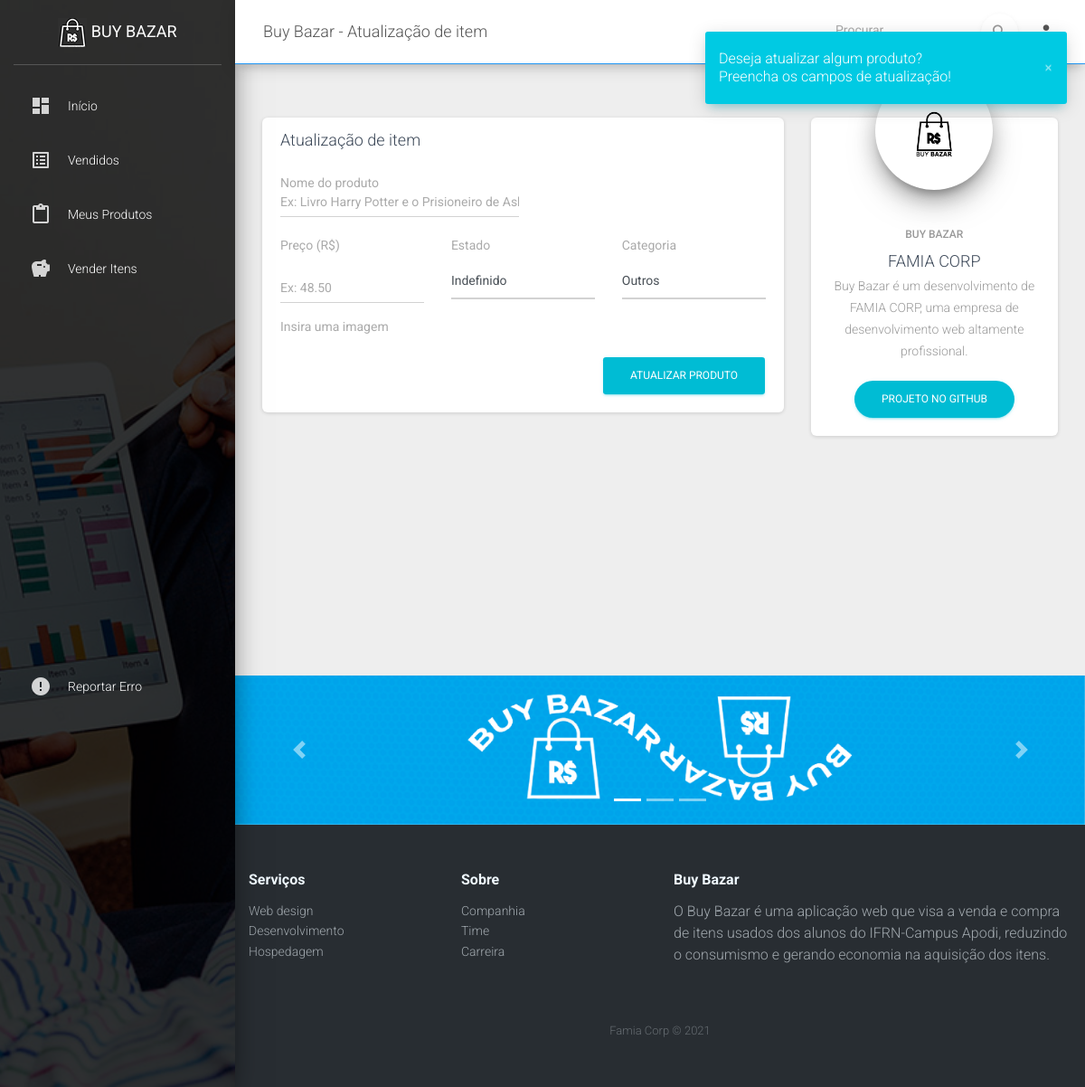
Page /atualizar-produto/56/ on the earlier database version.
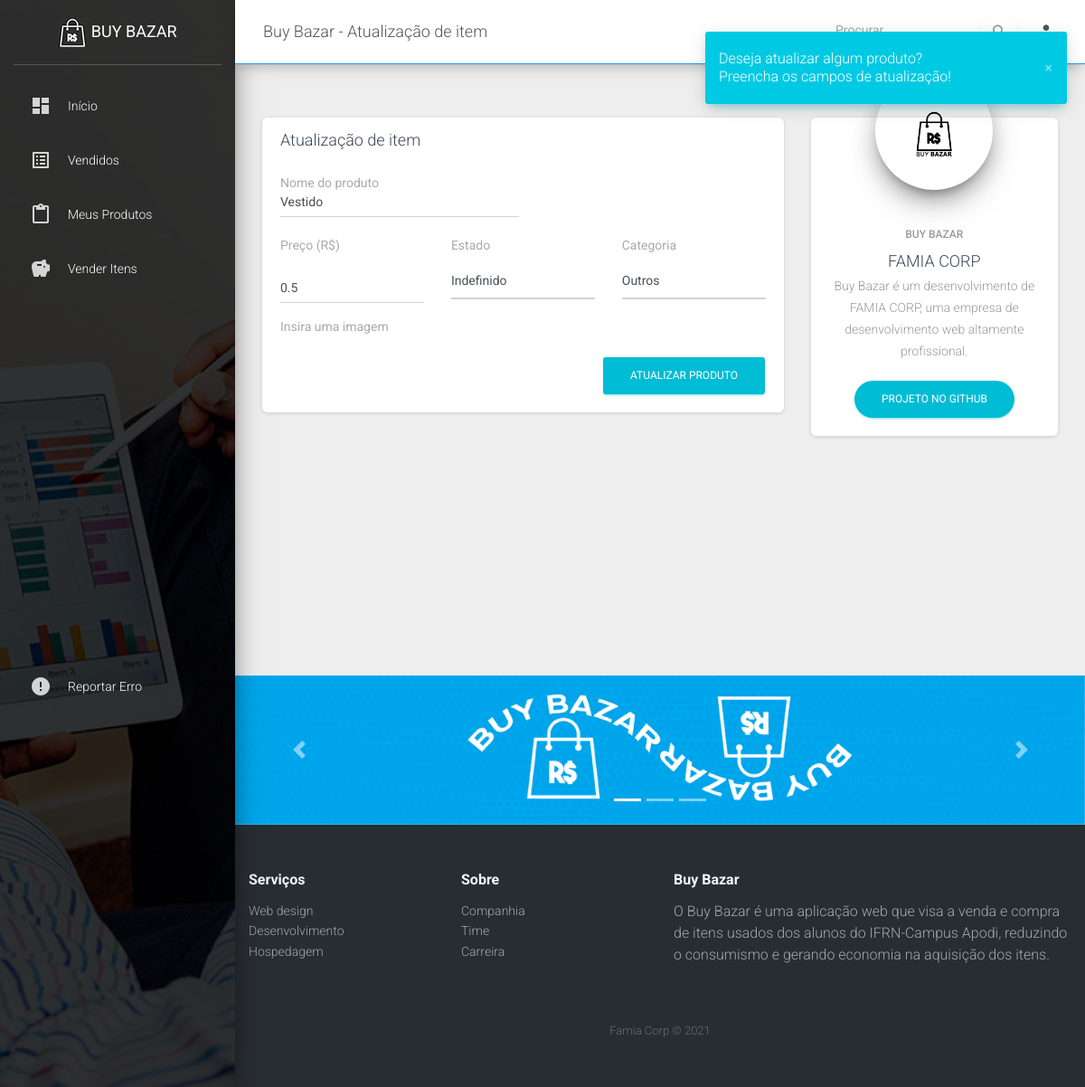
Same page on the later database version.
### tables this page shows
CREATE TABLE produtos (
  id integer primary key autoincrement,
  nome varchar(60) not null,
  preco float not null,
  situacao varchar(30),
  categoria varchar(12),
  data_pub datetime,
  nome_imagem text,
  usuario_id
);

### app/routes.py (the view, shortened to what this page needs)
@app.route('/atualizar-produto/<produto_id>/', methods=['GET', 'POST', 'PUT',])
def atualizarProduto(produto_id):
  controle_produto = ProdutosDAO(get_db())
  produto = controle_produto.obter_especifico(
    produto_id
  )
  return render_template('atualizar-produto.html', produto=produto)

### app/controllers/produtodao.py (called while the page is built)
  def obter_especifico(self, id):
    sql = """
    select * from produtos
    where id = ?;
    """
    cursor = self.db.cursor()
    cursor.execute(sql, (id,))
    return cursor.fetchone()

### app/models/connection.py (called while the page is built)
def get_db():
  db = getattr(g, '_database', None)
  if db is None:
    g._database = sqlite3.connect(DATABASE)
    db = g._database
  return db

@app.teardown_appcontext
def close_connection(exception):
  db = getattr(g, '_database', None)
  if db is not None:
    db.close()

### app/templates/atualizar-produto.html (shortened to what this page needs)
<!DOCTYPE html>
<html lang="pt-br">
<head>
  <link rel="stylesheet" href="https://maxcdn.bootstrapcdn.com/font-awesome/latest/css/font-awesome.min.css">
  <link href="{{url_for('static', filename='assets/css/material-dashboard.css')}}" rel="stylesheet" />
  <link rel="stylesheet" href="{{url_for('static', filename='assets/css/Footer-Dark.css')}}">
</head>
<body class="">
  <div class="wrapper">
    {% include "components/sidebar.html" %}
    <div class="main-panel">
      <nav class="navbar navbar-expand-lg navbar-light navbar-absolute fixed-top border-bottom border-primary">
        <div class="container-fluid">
          <div class="navbar-wrapper">
            <a class="navbar-brand" href="javascript:;">Buy Bazar - Atualização de item</a>
          </div>
          <div class="collapse navbar-collapse justify-content-end">
            <form class="navbar-form" action="{{url_for('buscar_produtos')}}" method="POST">
              <div class="input-group no-border">
                <input type="text" name="buscar" class="form-control" placeholder="Procurar...">
                <button type="submit" class="btn btn-white btn-round btn-just-icon">
                  <div class="ripple-container"></div>
                </button>
              </div>
            </form>
            <ul class="navbar-nav">
              <li class="nav-item dropdown">
                <a class="nav-link" href="javascript:;" id="navbarDropdownProfile" data-toggle="dropdown"
                  aria-haspopup="true" aria-expanded="false">
                </a>
              </li>
            </ul>
          </div>
        </div>
      </nav>
      <div class="content">
        <div class="container-fluid">
          <div class="row">
            <div class="col-md-8">
              <div class="card">
                <div class="card-header">
                  <h4 class="card-title">Atualização de item</h4>
                </div>
                <div class="card-body">
                  <form method="POST" action="{{url_for('atualizarProduto', produto_id=produto[0])}}" enctype="multipart/form-data">
                    <div class="row">
                      <div class="col-md-6 pr-1">
                        <div class="form-group">
                          <label>Nome do produto</label>
                          <input type="text" value="{{produto[1]}}" name="nome" maxlength="50" class="form-control" placeholder="Ex: Livro Harry Potter e o Prisioneiro de Askaban" required>
                        </div>
                      </div>
                    </div>
                    <div class="row">
                      <div class="col-md-4">
                        <div class="form-group">
                          <label>Preço (R$)</label>
                        </div>
                        <input type="text" value="{{produto[2]}}" name="preco" maxlength="50" class="form-control" placeholder="Ex: 48.50" required>
                      </div>
                      <div class="col-md-4">
                        <div class="form-group">
                          <label>Estado</label>
                          <select id="inputEstado" name="situacao" class="form-control" required>
                            <option selected>Indefinido</option>
                          </select>
                        </div>
                      </div>
                      <div class="col-md-4">
                        <div class="form-group">
                          <label>Categoria</label>
                          <select id="inputEstado" name="categoria" class="form-control" required>
                            <option selected>Outros</option>
                          </select>
                        </div>
                      </div>
                    </div>
                    <div class="form-group">
                      <label for="exampleFormControlFile1">Insira uma imagem</label>
                    </div>
                    <button type="submit" class="btn btn-info btn-fill pull-right">Atualizar produto</button>
                    <div class="clearfix"></div>
                  </form>
                </div>
              </div>
            </div>
            <div class="col-md-4">
              <div class="card card-profile">
                <div class="card-avatar">
                  <a href="javascript:;">
                    <img class="img" src="{{url_for('static', filename='assets/img/buylogo.png')}}" />
                  </a>
                </div>
                <div class="card-body">
                  <h6 class="card-category text-gray">Buy Bazar</h6>
                  <h4 class="card-title">FAMIA CORP</h4>
                  <p class="card-description">
                    Buy Bazar é um desenvolvimento de FAMIA CORP, uma empresa de desenvolvimento web altamente
                    profissional.
                  </p>
                  <a href="https://github.com/Jerbeson246/BuyBazar" target="_blank"
                    class="btn btn-info btn-round">Projeto no GITHUB</a>
                </div>
              </div>
            </div>
          </div>
        </div>
      </div>
      {% include "components/footer.html" %}
</body>
</html>

### app/templates/components/sidebar.html
{% block sidebar %}
<div class="sidebar" data-color="azure" data-background-color="black" data-image="{{url_for('static', filename='assets/img/sidebar-3.jpg')}}">
  <div class="logo"><a href="/produtos/" class="simple-text logo-normal" class="navbar-left"><img alt="Logo" src="{{url_for('static', filename='assets/img/icon.png')}}" class="img-responsive">
      Buy Bazar
    </a></div>
  <div class="sidebar-wrapper">
    <ul class="nav">
      {% if request.path == '/produtos/' or request.path == '/resultados/' %}
        <li class="nav-item active">
      {% else %}
        <li class="nav-item">
      {% endif %}
        <a class="nav-link" href="/produtos/">
          <i class="material-icons">dashboard</i>
          <p>Início</p>
        </a>
      </li>
      {% if request.path == '/vendidos/' or request.path == '/resultado-vendidos/' %}
        <li class="nav-item active">
      {% else %}
        <li class="nav-item">
      {% endif %}
        <a class="nav-link" href="/vendidos/">
          <i class="material-icons">list_alt</i>
          <p>Vendidos</p>
        </a>
      </li>
      {% if request.path == '/meus-produtos/' or request.path == '/resultado-meus-itens/' %}
        <li class="nav-item active">
      {% else %}
        <li class="nav-item">
      {% endif %}
        <a class="nav-link" href="/meus-produtos/">
          <i class="material-icons">content_paste</i>
          <p>Meus produtos</p>
        </a>
      </li>
      {% if request.path == '/cadastrar-produtos/' %}
        <li class="nav-item active">
      {% else %}
        <li class="nav-item">
      {% endif %}
        <a class="nav-link" href="/cadastrar-produtos/">
          <i class="material-icons">savings</i>
          <p>Vender itens</p>
        </a>
      </li>
      {% if request.path == '/reportar-erro/' %}
      <li class="nav-item active-pro active ">
        <a class="nav-link" href="/reportar-erro/">
          <i class="material-icons">error</i>
          <p>Reportar erro</p>
        </a>
      </li>
      {% else %}
      <li class="nav-item active-pro ">
        <a class="nav-link" href="/reportar-erro/">
          <i class="material-icons">error</i>
          <p>Reportar erro</p>
        </a>
      </li>
      {% endif %}
    </ul>
  </div>
</div>
{% endblock %}

### app/templates/components/footer.html (shortened to what this page needs)
{% block rodape %}
<div class="container">
  <div class="row">
    <div class="col-md-13">
      <div id="carouselExampleIndicators" class="carousel slide" data-ride="carousel">
        <ol class="carousel-indicators">
        <li data-target="#carouselExampleIndicators" data-slide-to="0" class="active"></li>
        <li data-target="#carouselExampleIndicators" data-slide-to="1"></li>
        <li data-target="#carouselExampleIndicators" data-slide-to="2"></li>
        </ol>
        <div class="carousel-inner">
        <div class="carousel-item active">
          <img class="d-block w-100" src="{{url_for('static', filename='assets/img/slide-01.png')}}" alt="First slide">
        </div>
        </div>
        <a class="carousel-control-prev" href="#carouselExampleIndicators" role="button" data-slide="prev">
        <span class="carousel-control-prev-icon" aria-hidden="true"></span>
        </a>
        <a class="carousel-control-next" href="#carouselExampleIndicators" role="button" data-slide="next">
        <span class="carousel-control-next-icon" aria-hidden="true"></span>
        </a>
      </div>
    </div>
  </div>
</div>
<div class="footer-dark">
  <footer>
    <div class="container">
      <div class="row">
        <div class="col-sm-6 col-md-3 item">
          <h3>Serviços</h3>
          <ul>
            <li><a href="#">Web design</a></li>
            <li><a href="#">Desenvolvimento</a></li>
            <li><a href="#">Hospedagem</a></li>
          </ul>
        </div>
        <div class="col-sm-6 col-md-3 item">
          <h3>Sobre</h3>
          <ul>
            <li><a href="#">Companhia</a></li>
            <li><a href="#">Time</a></li>
            <li><a href="#">Carreira</a></li>
          </ul>
        </div>
        <div class="col-md-6 item text">
          <h3>Buy Bazar</h3>
          <p>
            O Buy Bazar é uma aplicação web que visa a venda e compra de itens usados
            dos alunos do IFRN-Campus Apodi, reduzindo o consumismo e gerando economia na aquisição
            dos itens.
          </p>
        </div>
      </div>
      <p class="copyright">Famia Corp © 2021</p>
    </div>
  </footer>
</div>
{% endblock %}

### app/static/assets/css/Footer-Dark.css (style rules this page uses)
.footer-dark { padding: 50px 0; color: #f0f9ff; background-color: #282d32; }
.footer-dark h3 { margin-top: 0; margin-bottom: 12px; font-weight: bold; font-size: 16px; }
.footer-dark ul { padding: 0; list-style: none; line-height: 1.6; font-size: 14px; margin-bottom: 0; }
.footer-dark ul a { color: inherit; text-decoration: none; opacity: 0.6; }
.footer-dark .item.text { margin-bottom: 36px; }
.footer-dark .item.text p { opacity: 0.6; margin-bottom: 0; }
.footer-dark .copyright { text-align: center; padding-top: 24px; opacity: 0.3; font-size: 13px; margin-bottom: 0; }

Differences in the rows shown:
added produtos: nome "Vestido", preco "0.5"
